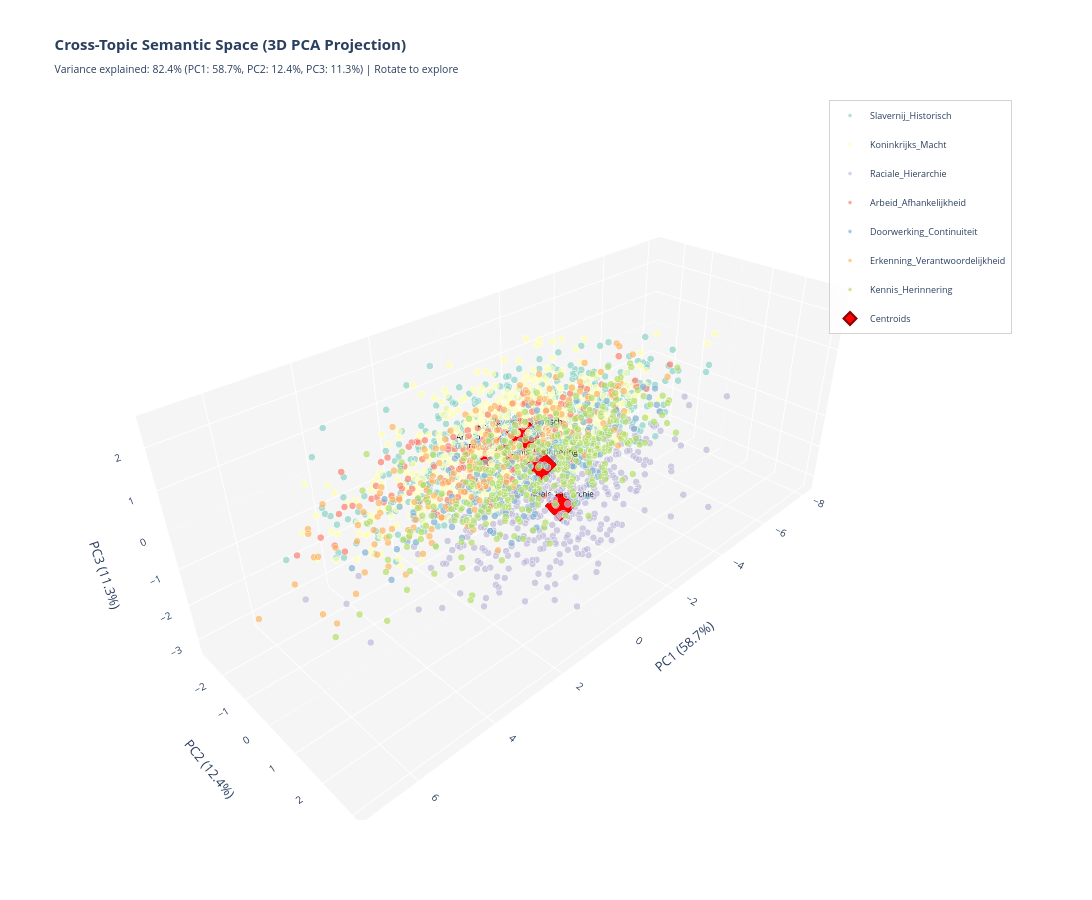

The notebook cell saved with this chart:
### Code cell
# ============================================================
# CELL 9.5: 3D CROSS-TOPIC VISUALIZATION
# ============================================================

if VIZ_AVAILABLE:
    print(f"\n{'='*70}")
    print("CREATING 3D CROSS-TOPIC VISUALIZATION")
    print(f"{'='*70}")

    df_plot = cross_topic_viz_data['df']
    centroids_3d = cross_topic_viz_data['centroids_pca_3d']
    var_exp = cross_topic_viz_data['explained_variance_3d']

    # --------------------------------------------------------
    # Create Figure
    # --------------------------------------------------------

    fig_3d = go.Figure()

    print(f"\nAdding chunks to 3D plot...")

    # --------------------------------------------------------
    # Plot Chunks Grouped by Primary Topic
    # --------------------------------------------------------

    for topic in topics_viz:
        topic_df = df_plot[df_plot['primary_topic'] == topic]

        if len(topic_df) == 0:
            continue

        print(f"  {topic}: {len(topic_df)} chunks")

        # Build hover text (similar to 2D)
        hover_texts = []
        for idx, row in topic_df.iterrows():
            all_scores = []
            for tc, tn in zip(topic_cols_cosine_viz, topics_viz):
                score = row.get(tc, 0)
                all_scores.append(f"  • {tn}: {score:.3f}")

            hover_parts = [
                f"<b>Chunk ID:</b> {row.get('chunk_uid', 'N/A')}",
                f"<b>Primary Topic:</b> {row['primary_topic']}",
                f"<b>Primary Score:</b> {row['primary_score']:.3f}",
                f"<b>Distance to Centroid:</b> {row.get('distance_to_centroid', 0):.3f}",
                "<br><b>All Scores:</b>",
            ] + all_scores[:4]  # Limit to top 4 for readability
            hover_parts.append(f"<br>{row.get('snippet', '')[:250]}")

            hover_texts.append("<br>".join(hover_parts))

        # Add 3D scatter trace
        fig_3d.add_trace(go.Scatter3d(
            x=topic_df['pca_x'],
            y=topic_df['pca_y'],
            z=topic_df['pca_z'],
            mode='markers',
            name=topic,
            marker=dict(
                size=4,
                color=topic_colors[topic],
                opacity=0.7,
                line=dict(width=0.5, color='white')
            ),
            hovertemplate='%{hovertext}<extra></extra>',
            hovertext=hover_texts,
            legendgroup=topic,
        ))

    # --------------------------------------------------------
    # Plot Topic Centroids in 3D
    # --------------------------------------------------------

    print(f"\nAdding topic centroids to 3D plot...")

    centroid_x = []
    centroid_y = []
    centroid_z = []
    centroid_names = []
    centroid_hover = []

    for topic, coords in centroids_3d.items():
        centroid_x.append(coords[0])
        centroid_y.append(coords[1])
        centroid_z.append(coords[2])
        centroid_names.append(topic[:20])  # Shorten for 3D display

        n_chunks = (df_plot['primary_topic'] == topic).sum()
        hover_text = (
            f"<b>CENTROID: {topic}</b><br>"
            f"<b>Chunks:</b> {n_chunks}<br>"
            f"<b>Position:</b> ({coords[0]:.2f}, {coords[1]:.2f}, {coords[2]:.2f})"
        )
        centroid_hover.append(hover_text)

    fig_3d.add_trace(go.Scatter3d(
        x=centroid_x,
        y=centroid_y,
        z=centroid_z,
        mode='markers+text',
        name='Centroids',
        text=centroid_names,
        textposition='top center',
        textfont=dict(size=8, color='black'),
        marker=dict(
            size=10,
            color='red',
            symbol='diamond',
            line=dict(width=2, color='darkred')
        ),
        hovertemplate='%{hovertext}<extra></extra>',
        hovertext=centroid_hover,
        showlegend=True,
        legendgroup='centroids',
    ))

    # --------------------------------------------------------
    # Update Layout
    # --------------------------------------------------------

    fig_3d.update_layout(
        title=(
            f'<b>Cross-Topic Semantic Space (3D PCA Projection)</b><br>'
            f'<sub>Variance explained: {var_exp.sum():.1%} '
            f'(PC1: {var_exp[0]:.1%}, PC2: {var_exp[1]:.1%}, PC3: {var_exp[2]:.1%}) | '
            f'Rotate to explore</sub>'
        ),
        scene=dict(
            xaxis=dict(
                title=f'PC1 ({var_exp[0]:.1%})',
                backgroundcolor="rgb(245, 245, 245)",
                gridcolor="white",
                showbackground=True
            ),
            yaxis=dict(
                title=f'PC2 ({var_exp[1]:.1%})',
                backgroundcolor="rgb(245, 245, 245)",
                gridcolor="white",
                showbackground=True
            ),
            zaxis=dict(
                title=f'PC3 ({var_exp[2]:.1%})',
                backgroundcolor="rgb(245, 245, 245)",
                gridcolor="white",
                showbackground=True
            ),
            camera=dict(
                eye=dict(x=1.5, y=1.5, z=1.3)
            )
        ),
        width=1400,
        height=900,
        font=dict(size=11),
        showlegend=True,
        legend=dict(
            x=1.0,
            y=1.0,
            xanchor='right',
            yanchor='top',
            font=dict(size=9),
            bgcolor='rgba(255,255,255,0.8)',
            bordercolor='lightgray',
            borderwidth=1
        ),
        template='plotly_white'
    )

    # --------------------------------------------------------
    # Save Visualization
    # --------------------------------------------------------

    output_path = visuals_path_viz / 'cross_topic_space_3d.html'
    fig_3d.write_html(str(output_path))

    print(f"\n{'='*70}")
    print(f"3D VISUALIZATION COMPLETE")
    print(f"{'='*70}")
    print(f"  Saved to: {output_path.relative_to(fs.root)}")
    print(f"  Chunks plotted: {len(df_plot)}")
    print(f"  Variance explained: {var_exp.sum():.1%}")

    # Display in notebook
    try:
        fig_3d.show()
    except:
        print(f"  (Interactive display not available)")

    print(f"\nCell 9.5 Complete!")

else:
    print("Skipping 3D visualization - not available")

### Figure 1 — Plotly figure (JSON) as saved in the notebook; plotly's stock layout.template omitted (floating-point values rounded to 4 significant figures; data arrays with more than 128 entries replaced by an {"elided": "..."} marker saying what was removed)
{"data": [{"hovertemplate": "%{hovertext}<extra></extra>", "hovertext": {"elided": "764 str values"}, "legendgroup": "Slavernij_Historisch", "marker": {"color": "rgb(141,211,199)", "line": {"color": "white", "width": 0.5}, "opacity": 0.7, "size": 4}, "mode": "markers", "name": "Slavernij_Historisch", "type": "scatter3d", "x": {"elided": "764 float values"}, "y": {"elided": "764 float values"}, "z": {"elided": "764 float values"}}, {"hovertemplate": "%{hovertext}<extra></extra>", "hovertext": {"elided": "765 str values"}, "legendgroup": "Koninkrijks_Macht", "marker": {"color": "rgb(255,255,179)", "line": {"color": "white", "width": 0.5}, "opacity": 0.7, "size": 4}, "mode": "markers", "name": "Koninkrijks_Macht", "type": "scatter3d", "x": {"elided": "765 float values"}, "y": {"elided": "765 float values"}, "z": {"elided": "765 float values"}}, {"hovertemplate": "%{hovertext}<extra></extra>", "hovertext": {"elided": "353 str values"}, "legendgroup": "Raciale_Hierarchie", "marker": {"color": "rgb(190,186,218)", "line": {"color": "white", "width": 0.5}, "opacity": 0.7, "size": 4}, "mode": "markers", "name": "Raciale_Hierarchie", "type": "scatter3d", "x": {"elided": "353 float values"}, "y": {"elided": "353 float values"}, "z": {"elided": "353 float values"}}, {"hovertemplate": "%{hovertext}<extra></extra>", "hovertext": {"elided": "164 str values"}, "legendgroup": "Arbeid_Afhankelijkheid", "marker": {"color": "rgb(251,128,114)", "line": {"color": "white", "width": 0.5}, "opacity": 0.7, "size": 4}, "mode": "markers", "name": "Arbeid_Afhankelijkheid", "type": "scatter3d", "x": {"elided": "164 float values"}, "y": {"elided": "164 float values"}, "z": {"elided": "164 float values"}}, {"hovertemplate": "%{hovertext}<extra></extra>", "hovertext": {"elided": "219 str values"}, "legendgroup": "Doorwerking_Continuiteit", "marker": {"color": "rgb(128,177,211)", "line": {"color": "white", "width": 0.5}, "opacity": 0.7, "size": 4}, "mode": "markers", "name": "Doorwerking_Continuiteit", "type": "scatter3d", "x": {"elided": "219 float values"}, "y": {"elided": "219 float values"}, "z": {"elided": "219 float values"}}, {"hovertemplate": "%{hovertext}<extra></extra>", "hovertext": {"elided": "228 str values"}, "legendgroup": "Erkenning_Verantwoordelijkheid", "marker": {"color": "rgb(253,180,98)", "line": {"color": "white", "width": 0.5}, "opacity": 0.7, "size": 4}, "mode": "markers", "name": "Erkenning_Verantwoordelijkheid", "type": "scatter3d", "x": {"elided": "228 float values"}, "y": {"elided": "228 float values"}, "z": {"elided": "228 float values"}}, {"hovertemplate": "%{hovertext}<extra></extra>", "hovertext": {"elided": "347 str values"}, "legendgroup": "Kennis_Herinnering", "marker": {"color": "rgb(179,222,105)", "line": {"color": "white", "width": 0.5}, "opacity": 0.7, "size": 4}, "mode": "markers", "name": "Kennis_Herinnering", "type": "scatter3d", "x": {"elided": "347 float values"}, "y": {"elided": "347 float values"}, "z": {"elided": "347 float values"}}, {"hovertemplate": "%{hovertext}<extra></extra>", "hovertext": ["<b>CENTROID: Slavernij_Historisch</b><br><b>Chunks:</b> 764<br><b>Position:</b> (0.18, 0.28, 0.71)", "<b>CENTROID: Koninkrijks_Macht</b><br><b>Chunks:</b> 765<br><b>Position:</b> (-0.10, -0.53, 0.13)", "<b>CENTROID: Raciale_Hierarchie</b><br><b>Chunks:</b> 353<br><b>Position:</b> (-0.35, 0.86, -1.25)", "<b>CENTROID: Arbeid_Afhankelijkheid</b><br><b>Chunks:</b> 164<br><b>Position:</b> (-0.22, -1.28, -0.52)", "<b>CENTROID: Doorwerking_Continuiteit</b><br><b>Chunks:</b> 219<br><b>Position:</b> (-0.62, -0.48, -0.83)", "<b>CENTROID: Erkenning_Verantwoordelijkheid</b><br><b>Chunks:</b> 228<br><b>Position:</b> (0.43, -0.57, -0.18)", "<b>CENTROID: Kennis_Herinnering</b><br><b>Chunks:</b> 347<br><b>Position:</b> (0.39, 0.98, 0.29)"], "legendgroup": "centroids", "marker": {"color": "red", "line": {"color": "darkred", "width": 2}, "size": 10, "symbol": "diamond"}, "mode": "markers+text", "name": "Centroids", "showlegend": true, "text": ["Slavernij_Historisch", "Koninkrijks_Macht", "Raciale_Hierarchie", "Arbeid_Afhankelijkhe", "Doorwerking_Continui", "Erkenning_Verantwoor", "Kennis_Herinnering"], "textfont": {"color": "black", "size": 8}, "textposition": "top center", "type": "scatter3d", "x": [0.1812, -0.09969, -0.3481, -0.2169, -0.6214, 0.429, 0.3878], "y": [0.2758, -0.5348, 0.8612, -1.281, -0.4773, -0.5676, 0.9754], "z": [0.7126, 0.1341, -1.249, -0.5204, -0.8275, -0.1822, 0.2937]}], "layout": {"font": {"size": 11}, "height": 900, "legend": {"bgcolor": "rgba(255,255,255,0.8)", "bordercolor": "lightgray", "borderwidth": 1, "font": {"size": 9}, "x": 1, "xanchor": "right", "y": 1, "yanchor": "top"}, "scene": {"camera": {"eye": {"x": 1.5, "y": 1.5, "z": 1.3}}, "xaxis": {"backgroundcolor": "rgb(245, 245, 245)", "gridcolor": "white", "showbackground": true, "title": {"text": "PC1 (58.7%)"}}, "yaxis": {"backgroundcolor": "rgb(245, 245, 245)", "gridcolor": "white", "showbackground": true, "title": {"text": "PC2 (12.4%)"}}, "zaxis": {"backgroundcolor": "rgb(245, 245, 245)", "gridcolor": "white", "showbackground": true, "title": {"text": "PC3 (11.3%)"}}}, "showlegend": true, "title": {"text": "<b>Cross-Topic Semantic Space (3D PCA Projection)</b><br><sub>Variance explained: 82.4% (PC1: 58.7%, PC2: 12.4%, PC3: 11.3%) | Rotate to explore</sub>"}, "width": 1400}}
